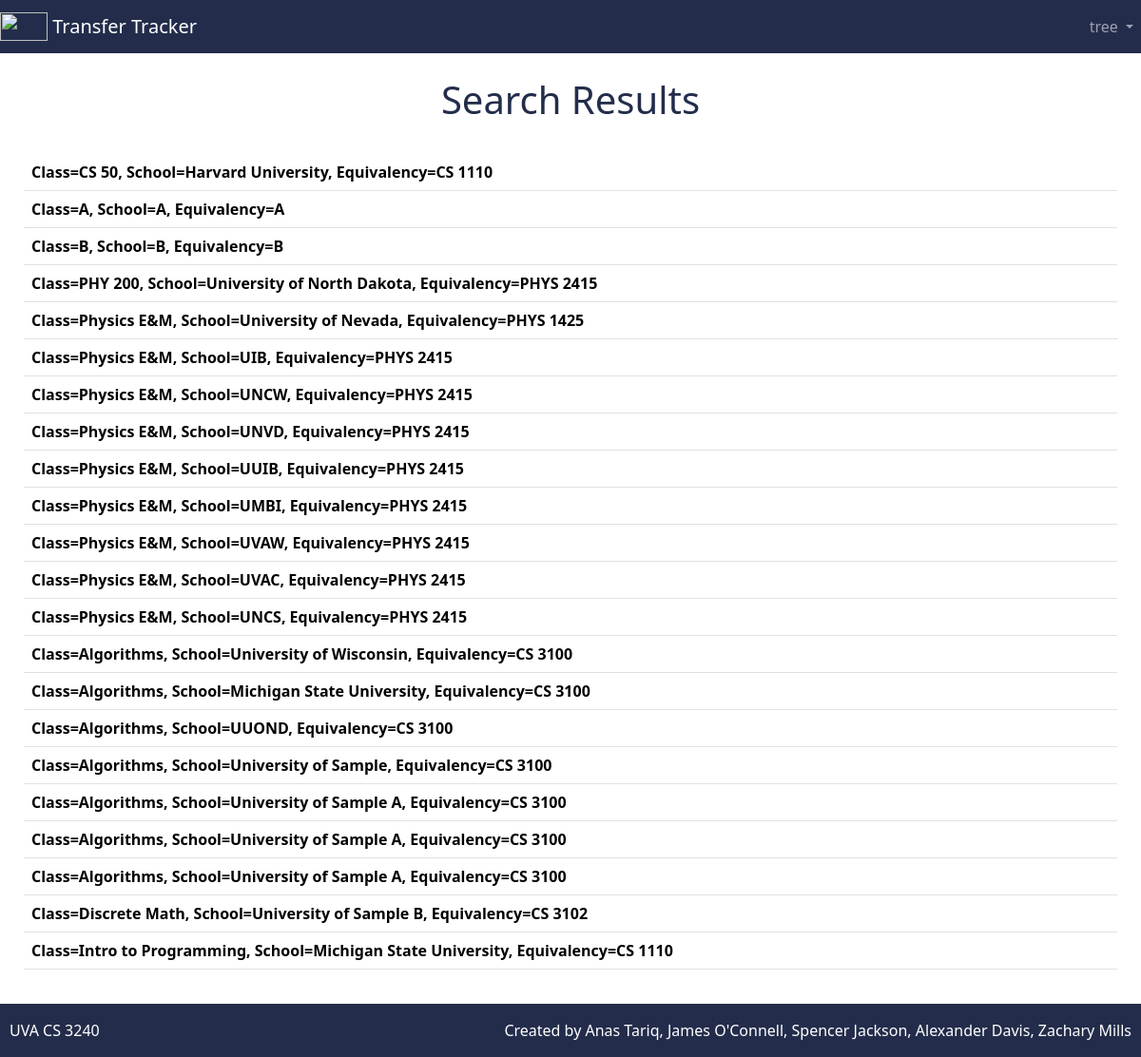
The page /home/seas/approved (signed in) on the database as committed earlier.
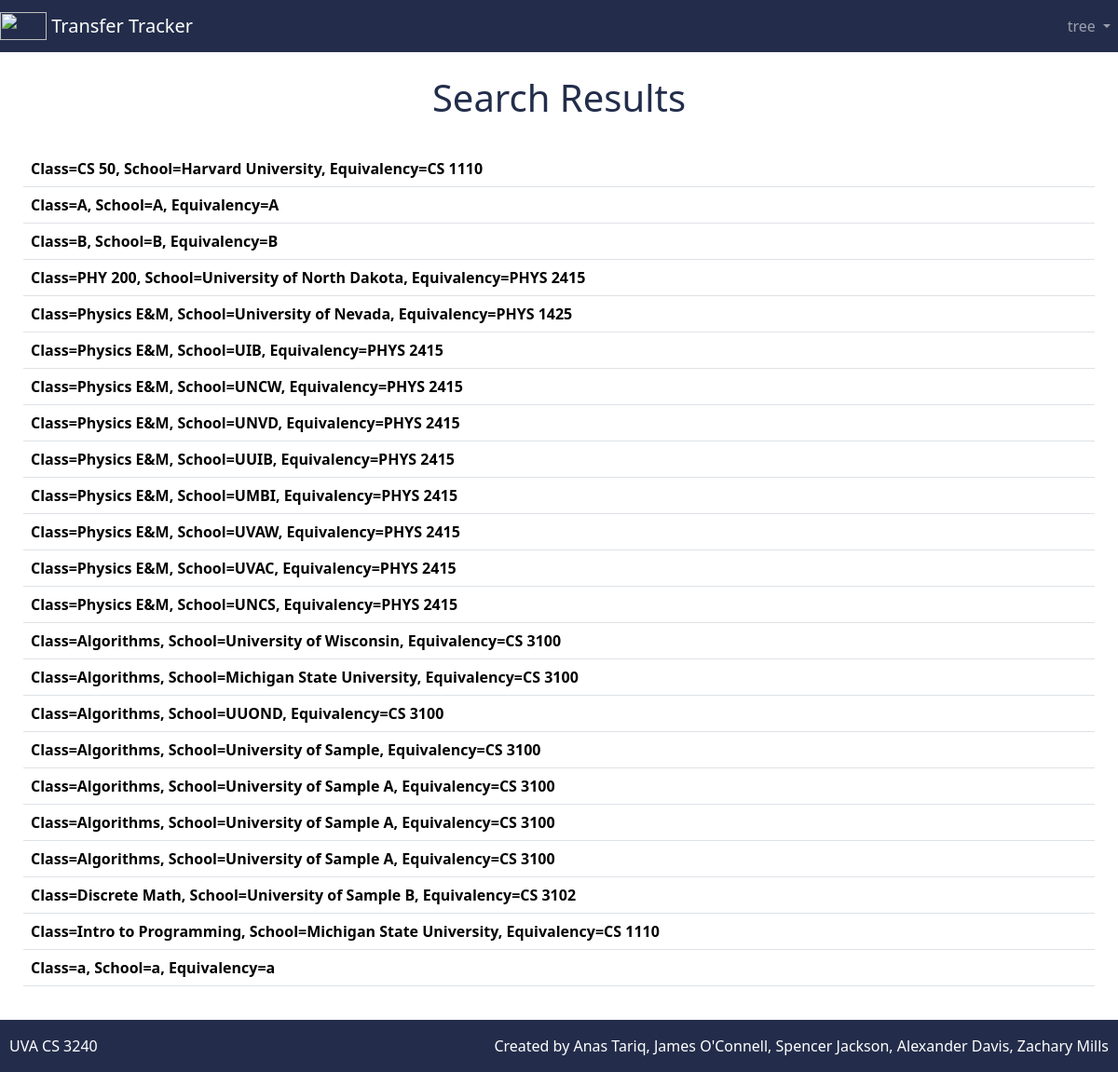
The same page on the database as committed later.
### login/models.py (models this page shows)
class ApprovedTransfer(models.Model):
    class_name = models.CharField(max_length=200)
    school_name = models.CharField(max_length=200, default="uva")
    equivalency_name = models.CharField(max_length=200, default="None")
    user=models.CharField(max_length=200,default="None")
    def __str__(self):
        return "Class="+self.class_name+", School="+self.school_name+", Equivalency="+self.equivalency_name

### login/views.py (the view)
# urls.py: path('home/seas/approved', views.ApprovedTransferView.as_view()),
class ApprovedTransferView(generic.ListView):
    model = ApprovedTransfer
    template_name = 'approved.html'
    def get_queryset(self):
        return ApprovedTransfer.objects.all()

### templates/approved.html (shortened to what this page needs)
{% load socialaccount %}
{% load bootstrap5 %}
{% bootstrap_css %}
<html>
<body>
<div class="d-flex flex-column mx-auto">
    <div class="d-flex flex-column mx-auto" style="width:100%">
        {% if user.is_authenticated %}
        <div class="d-xxl-flex">
            <nav class="navbar navbar-expand navbar-dark" style="background-color: #232D4B">
                <a class="navbar-brand" href="/home/">
                    <img src="https://dynaimage.cdn.cnn.com/cnn/c_fill,g_auto,w_1200,h_675,ar_16:9/https%3A%2F%2Fcdn.cnn.com%2Fcnnnext%2Fdam%2Fassets%2F200617130257-01-uva-reworked-logo-0616.jpg" width="50" height="30" class="d-inline-block align-top" alt="">
                    Transfer Tracker
                </a>
                <div class="collapse navbar-collapse" id="navbarNavDropdown">
                    <ul class="navbar-nav ms-auto">
                        <li class="nav-item dropdown">
                            <a class="nav-link dropdown-toggle" href="#" id="navbarDropdownMenuLink" role="button" data-bs-toggle="dropdown" aria-expanded="false">
                                {{ user.username }}
                            </a>
                        </li>
                    </ul>
                </div>
            </nav>
        </div>
        <div class="d-flex justify-content-center" style="padding-top:25px;padding-bottom:25px">
            <h1>Search Results</h1>
        </div>
        <div class="d-flex" style="padding-bottom:20px;padding-left:25px;padding-right:25px">
            <table class="table table-hover">
                {% for appr in object_list %}
                <tr>
                    <th>{{ appr }}</th>
                </tr>
                {% endfor %}
            </table>
        </div>
        {% else %}
        <a href="{% provider_login_url 'google' %}">Login With Google</a>
        {% endif %}
    </div>
    <div class="d-xxl-flex">
        <nav class="navbar" style="background-color: #232D4B">
            <span class="navbar-text" style="padding-left:10px">UVA CS 3240</span>
            <span class="navbar-text ml-auto" style="padding-right:10px">Created by Anas Tariq, James O'Connell, Spencer Jackson, Alexander Davis, Zachary Mills </span>
        </nav>
    </div>
</div>

Rows that differ between the two databases and show on the page:
added ApprovedTransfer: class_name+school_name+equivalency_name "Class=a, School=a, Equivalency=a"
